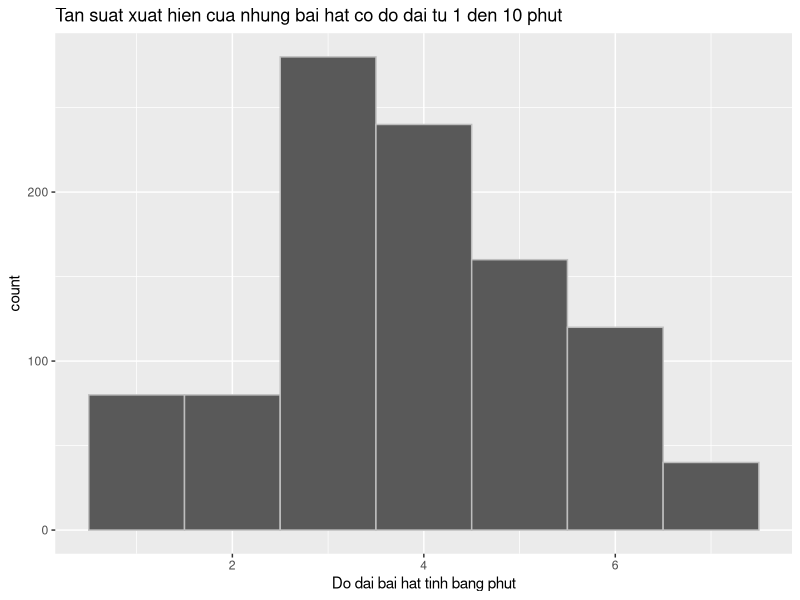
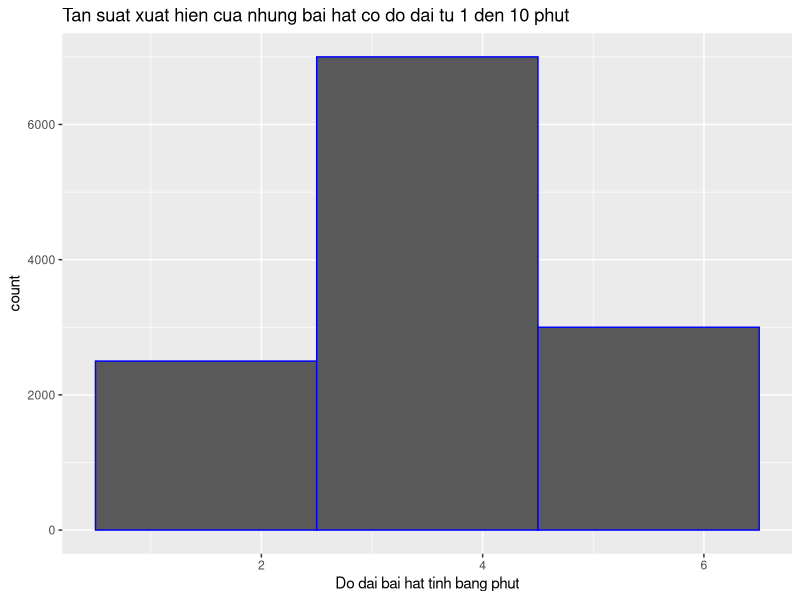
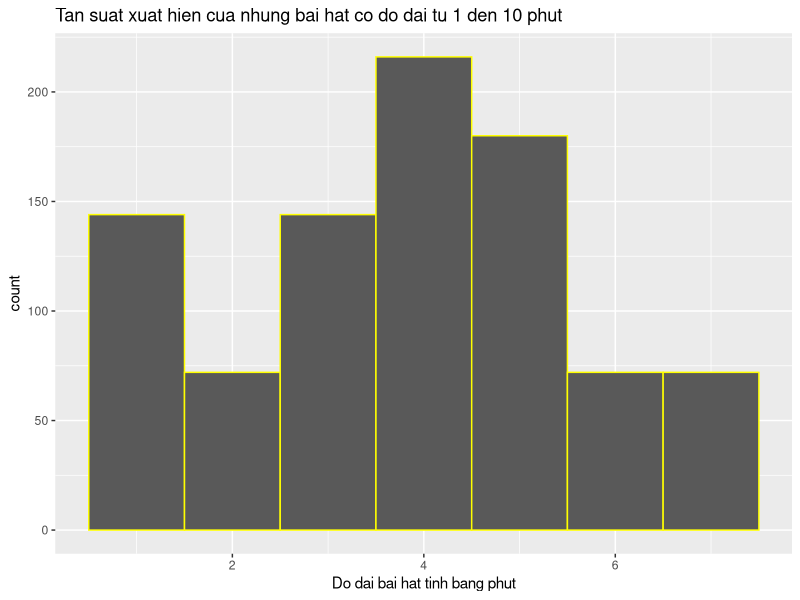

The R script that drew these images, in order:
library(ggplot2)
ipod <- sample(c(rep(1, 250),
                 rep(2,300),
                 rep(3, 600),
                 rep(4, 800),
                 rep(5, 550),
                 rep(6, 350),
                 rep(7, 100),
                 rep(8, 25),
                 rep(9, 20),
                 rep(10, 5)))
ipod
lists <- c()
listss <- c()
i <- 1
#Tao mot list ngau nhien tu mau co kich thuoc bang 25 (50 lan)
for (i in range(1:50)){
  lists <- sample(ipod, 25)
  listss[1:1000] <- c(lists)
  i <- i + 1
}
listss
t <- data.frame(listss, header = TRUE)
ggplot(t, aes(x=listss)) + 
  geom_histogram(binwidth = 1, boundary = 0.5, color = "gray") +
  labs(x = "Do dai bai hat tinh bang phut",
       title = "Tan suat xuat hien cua nhung bai hat co do dai tu 1 den 10 phut")
#Tinh xac suat xuat hien cua cac bai hat co do dai hon 6
1-pnorm(5, mean(listss), sd(listss))

#Tao mot list ngau nhien tu mau co kich thuoc bang 25 (500 lan)
lists1 <- c()
listss1 <- c()
for (i in range(1:500)){
  lists1 <- sample(ipod, 25)
  listss1[1:(25*500)] <- c(lists1)
  i <- i + 1
}
listss1
t1 <- data.frame(listss1, header = TRUE)
ggplot(t1, aes(x=listss1)) + 
  geom_histogram(binwidth = 2, boundary = 0.5, color = "blue") +
  labs(x = "Do dai bai hat tinh bang phut", 
       title = "Tan suat xuat hien cua nhung bai hat co do dai tu 1 den 10 phut")
#Tinh xac suat xuat hien cua cac bai hat co do dai hon 6
1-pnorm(5, mean(listss1), sd(listss1))

#Tao mot list ngau nhien tu mau co kich thuoc bang 30 (30 lan)
lists2 <- c()
listss2 <- c()
for (i in range(1:30)){
  lists2 <- sample(ipod, 25)
  listss2[1:(30*30)] <- c(lists2)
  i <- i + 1
}
listss2
t2 <- data.frame(listss2, header = TRUE)
ggplot(t2, aes(x=listss2)) + 
  geom_histogram(binwidth = 1, boundary = 0.5, color = "yellow") +
  labs(x = "Do dai bai hat tinh bang phut",
       title = "Tan suat xuat hien cua nhung bai hat co do dai tu 1 den 10 phut")
#Tinh xac suat xuat hien cua cac bai hat co do dai hon 6
1-pnorm(5, mean(listss2), sd(listss2))